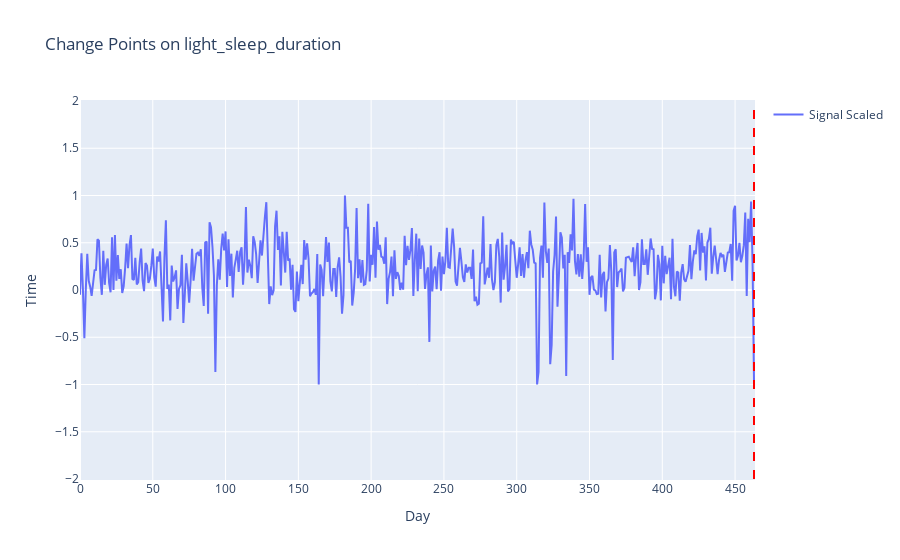

Notebook source saved alongside this figure:
### Code cell
anomaly.start(column = 'light_sleep_duration', penalty = 5, minSize = 30, percentChangePoints=0.7)

### Figure 1 — Plotly figure (JSON) as saved in the notebook; plotly's stock layout.template omitted (floating-point values rounded to 4 significant figures; data arrays with more than 128 entries replaced by an {"elided": "..."} marker saying what was removed)
{"data": [{"mode": "lines", "name": "Signal Scaled", "type": "scatter", "x": {"elided": "464 int values"}, "y": {"elided": "464 float values"}}], "layout": {"shapes": [{"line": {"color": "red", "dash": "dash", "width": 2}, "type": "line", "x0": 463, "x1": 463, "y0": -2, "y1": 2}], "showlegend": true, "title": {"text": "Change Points on light_sleep_duration"}, "xaxis": {"title": {"text": "Day"}}, "yaxis": {"title": {"text": "Time"}}}}
